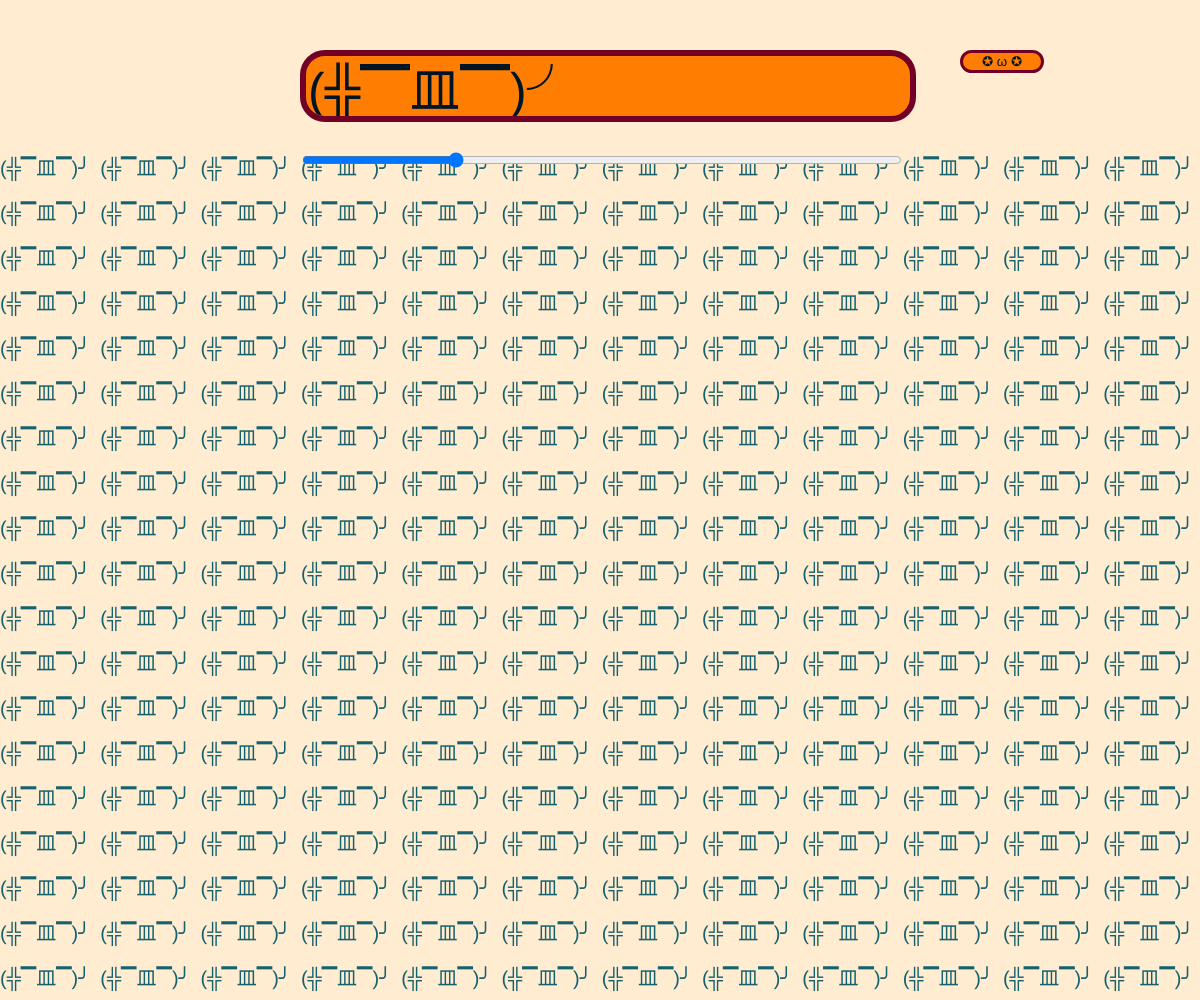
Frame 1 (no input)
Frame 60 (no input): identical to frame 1, image omitted
Frame 120 (the mouse pressed at the canvas centre since frame 60): identical to frame 1, image omitted

The p5.js sketch that drew this single still picture (run headless with seeded random() and noise() and a simulated clock; from frame 60 on, the mouse is pressed at the canvas centre):

// p5.js sketch
// ── sketch.js
function setup() {
  createCanvas(windowWidth,windowHeight);
  inputElement=createInput("(╬▔皿▔)╯")
  inputElement.position(width/4,50)
  inputElement.style("font-size","50px")//設定文字大小
  inputElement.style("color","#001524")
  inputElement.style("background","#ff7d00")
  inputElement.style("width","50%")
  inputElement.style("border","6px solid #720026")//border 属性可以修改 input 边框的大小或颜色
  inputElement.style("border-radius","25px")//border-radius 属性可以给 input 添加圆角

  slideElement=createSlider(10,50,20,1)//min10,max50,start from20,
  slideElement.position(width/4,150)
  slideElement.style("width","50%")

  buttonElement=createButton("✪ ω ✪")
  buttonElement.position(width*4/5,50)
  buttonElement.style("color","#001524")
  buttonElement.style("background","#ff7d00")
  buttonElement.style("width","7%")
  buttonElement.style("border","3px solid #720026")
  buttonElement.style("border-radius","25px")
  buttonElement.mousePressed(f1)
}

function draw() {
  background("#ffecd1");
  txts=inputElement.value()//顯示的文字
  txt_width=slideElement.value()
  textSize(txt_width)
  fill("#15616d")
  textlength=textWidth(txts)+10
  for(x=0;x<width;x=x+textlength){
    for(y=175;y<height;y=y+txt_width+25){
      text(txts,x+random(randomvalue,-randomvalue),y+random(randomvalue,-randomvalue))
    }
  }
}

var randomvalue = 0;

function f1() {
    if (randomvalue === 0) {
        randomvalue = 10;
    } else {
        randomvalue = 0;
    }
}
